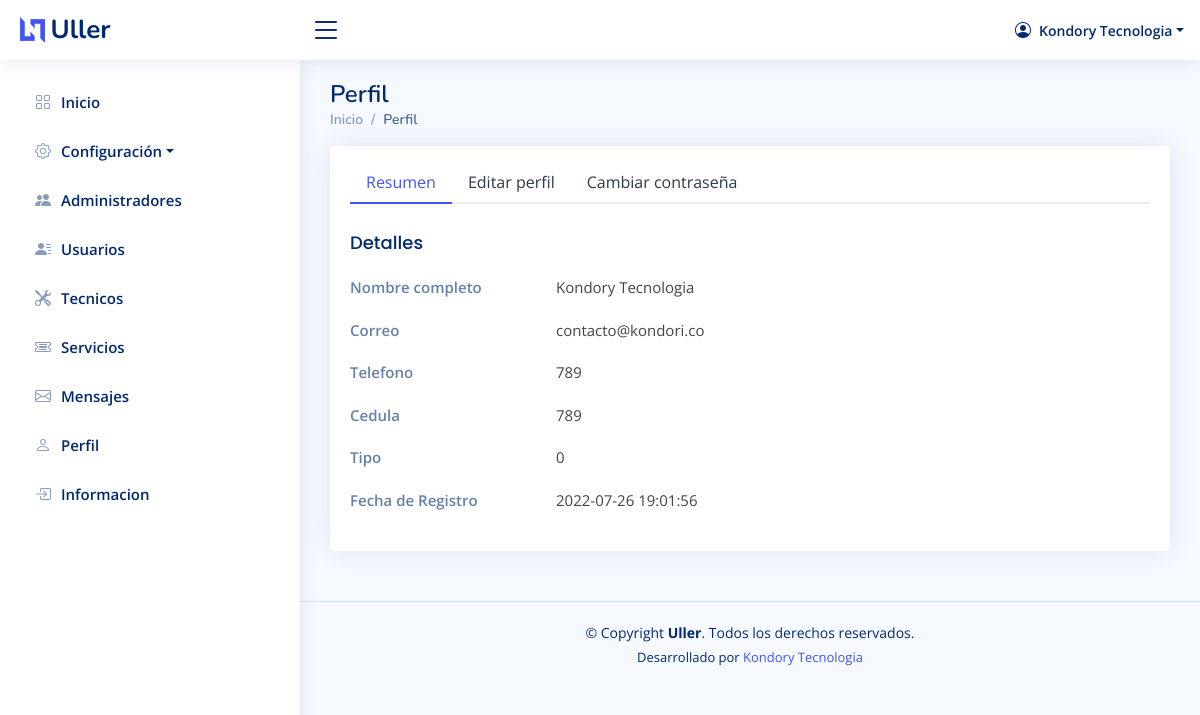
Page /views/admin/users-profile.php (signed in) on the committed database.
### tables this page shows
CREATE TABLE `Administrador` (
  `id_administrador` int(11) NOT NULL,
  `nombre` varchar(255) NOT NULL,
  `correo` varchar(255) NOT NULL,
  `telefono` varchar(255) NOT NULL,
  `cedula` varchar(255) NOT NULL,
  `pass` varchar(255) NOT NULL,
  `estado` int(11) NOT NULL,
  `tipo` int(11) NOT NULL,
  `fecha_registro` datetime NOT NULL DEFAULT current_timestamp()
);

### php/class/Administrador.php (called while the page is built, shortened)
<?php
require_once $_SERVER['DOCUMENT_ROOT'] . '/system/php/model/AdministradorDTO.php';
class Administrador extends System
{
    public static function getAdministradorById($id_administrador)
    {
        $dbh             = parent::Conexion();
        $stmt = $dbh->prepare("SELECT * FROM Administrador WHERE id_administrador = :id_administrador ");
        $stmt->bindParam(':id_administrador', $id_administrador);
        $stmt->setFetchMode(PDO::FETCH_CLASS, 'AdministradorDTO');
        $stmt->execute();
        return  $stmt->fetch();
    }
}

### php/modules/administrator/ServiceAdmin.php (called while the page is built, shortened)
<?php
class ServiceAdmin extends System
{
    public static function getPerfilAdministrador()
    {
        try {
            if (basename($_SERVER['PHP_SELF']) == 'users-profile.php' && ($_SESSION['tipo'] == 0 || $_SESSION['tipo'] == 5)) {
                $id_administrador = $_SESSION['id'];
                $result = Administrador::getAdministradorById($id_administrador);
                return $result;
            }
        } catch (\Exception $e) {
            throw new Exception($e->getMessage());
        }
    }
}

### php/modules/administrator/ControllerAdmin.php (called while the page is built, shortened)
<?php
include_once $_SERVER['DOCUMENT_ROOT'] . '/system/php/modules/administrator/ServiceAdmin.php';
if(isset($_GET)){
    $perfilAdmin          = ServiceAdmin::getPerfilAdministrador();
}

### php/routing/Admin.php (called while the page is built, shortened)
<?php
include_once $_SERVER['DOCUMENT_ROOT'].'/system/php/modules/administrator/ControllerAdmin.php';
?>

### php/model/AdministradorDTO.php (called while the page is built, shortened)
<?php
    class AdministradorDTO {
        protected $nombre;
        protected $cedula;
        protected $correo;
        protected $telefono;
        protected $tipo;
        protected $fecha_registro;
        public function getNombre()
        {
                return $this->nombre;
        }
        public function getCedula()
        {
                return $this->cedula;
        }
        public function getCorreo()
        {
                return $this->correo;
        }
        public function getTelefono()
        {
                return $this->telefono;
        }
        public function getTipo()
        {
                return $this->tipo;
        }
        public function getFecha_registro()
        {
                return $this->fecha_registro;
        }
    }
?>

### views/admin/users-profile.php (the view, shortened to what this page needs)
<?php require_once $_SERVER['DOCUMENT_ROOT'] . '/system/php/routing/Admin.php'; ?>
<!DOCTYPE html>
<html lang="en">
<head>
  <link href="../../assets/vendor/bootstrap/css/bootstrap.min.css" rel="stylesheet">
  <link href="../../assets/vendor/bootstrap-icons/bootstrap-icons.css" rel="stylesheet">
  <link href="../../assets/vendor/boxicons/css/boxicons.min.css" rel="stylesheet">
  <link href="../../assets/vendor/quill/quill.snow.css" rel="stylesheet">
  <link href="../../assets/vendor/quill/quill.bubble.css" rel="stylesheet">
  <link href="../../assets/vendor/remixicon/remixicon.css" rel="stylesheet">
  <link href="../../assets/vendor/simple-datatables/style.css" rel="stylesheet">
  <link href="../../assets/css/style.css" rel="stylesheet">
</head>
<body>
    <?php include_once '../../assets/html/header.php'; ?>
  <?php include '../../assets/html/sidebar-admin.php'; ?>
  <main id="main" class="main">
    <div class="pagetitle">
      <h1>Perfil</h1>
      <nav>
        <ol class="breadcrumb">
          <li class="breadcrumb-item"><a href="index">Inicio</a></li>
          <li class="breadcrumb-item active">Perfil</li>
        </ol>
      </nav>
    </div>
    <section class="section profile">
      <div class="row">
        <div class="col-xl-12">
          <div class="card">
            <div class="card-body pt-3">
              <ul class="nav nav-tabs nav-tabs-bordered">
                <li class="nav-item">
                  <button class="nav-link active" data-bs-toggle="tab" data-bs-target="#profile-overview">Resumen</button>
                </li>
                <li class="nav-item">
                  <button class="nav-link" data-bs-toggle="tab" data-bs-target="#profile-edit">Editar perfil</button>
                </li>
                <li class="nav-item">
                  <button class="nav-link" data-bs-toggle="tab" data-bs-target="#profile-change-password">Cambiar contraseña</button>
                </li>
              </ul>
              <div class="tab-content pt-2">
                <div class="tab-pane fade show active profile-overview" id="profile-overview">
                  <h5 class="card-title">Detalles</h5>
                  <div class="row">
                    <div class="col-lg-3 col-md-4 label ">Nombre completo</div>
                    <div class="col-lg-9 col-md-8"><?= $perfilAdmin->getNombre() ?></div>
                  </div>
                  <div class="row">
                    <div class="col-lg-3 col-md-4 label">Correo</div>
                    <div class="col-lg-9 col-md-8"><?= $perfilAdmin->getCorreo() ?></div>
                  </div>
                  <div class="row">
                    <div class="col-lg-3 col-md-4 label">Telefono</div>
                    <div class="col-lg-9 col-md-8"><?= $perfilAdmin->getTelefono() ?></div>
                  </div>
                  <div class="row">
                    <div class="col-lg-3 col-md-4 label">Cedula</div>
                    <div class="col-lg-9 col-md-8"><?= $perfilAdmin->getCedula() ?></div>
                  </div>
                  <div class="row">
                    <div class="col-lg-3 col-md-4 label">Tipo</div>
                    <div class="col-lg-9 col-md-8"><?= $perfilAdmin->getTipo() ?></div>
                  </div>
                  <div class="row">
                    <div class="col-lg-3 col-md-4 label">Fecha de Registro</div>
                    <div class="col-lg-9 col-md-8"><?= $perfilAdmin->getFecha_registro() ?></div>
                  </div>
                </div>
              </div>
            </div>
          </div>
        </div>
      </div>
    </section>
  </main>
</body>
</html>

### assets/html/header.php (shortened to what this page needs)
<header id="header" class="header fixed-top d-flex align-items-center">
  <div class="d-flex align-items-center justify-content-between">
    <a href="index" class="logo d-flex align-items-center">
      <img src="../assets/img/logo.png" alt="">
      <span class="d-none d-lg-block">Uller</span>
    </a>
    <i class="bi bi-list toggle-sidebar-btn"></i>
  </div>
  <nav class="header-nav ms-auto">
    <ul class="d-flex align-items-center">
      <li class="nav-item dropdown pe-3">
        <a class="nav-link nav-profile d-flex align-items-center pe-0" href="#" data-bs-toggle="dropdown">
          <i class="bi bi-person-circle"></i>
          <span class="d-none d-md-block dropdown-toggle ps-2"><?= $_SESSION['nombre'] ?></span>
        </a>
      </li>
    </ul>
  </nav>
</header>

### assets/html/sidebar-admin.php (shortened to what this page needs)
<aside id="sidebar" class="sidebar">
  <ul class="sidebar-nav" id="sidebar-nav">
    <li class="nav-item">
      <a class="nav-link collapsed" href="../admin/index">
        <i class="bi bi-grid"></i>
        <span>Inicio</span>
      </a>
    </li>
    <li class="nav-item dropdown">
      <a class="nav-link dropdown-toggle collapsed" href="#" role="button" data-bs-toggle="dropdown" aria-expanded="false">
        <i class="bi bi-gear"></i>
        <span>Configuración</span>
      </a>
    </li>
    <li class="nav-item">
      <a class="nav-link collapsed" href="../admin/administrators">
        <i class="bi bi-people-fill"></i>
        <span>Administradores</span>
      </a>
    </li>
    <li class="nav-item">
      <a class="nav-link collapsed" href="../admin/users">
        <i class="bi bi-person-lines-fill"></i>
        <span>Usuarios</span>
      </a>
    </li>
    <li class="nav-item">
      <a class="nav-link collapsed" href="../admin/technicians">
        <i class="bi bi-tools"></i>
        <span>Tecnicos</span>
      </a>
    </li>
    <li class="nav-item">
      <a class="nav-link collapsed" href="../admin/tickets">
        <i class="bi bi-ticket-detailed"></i>
        <span>Servicios</span>
      </a>
    </li>
    <li class="nav-item">
      <a class="nav-link collapsed" href="../admin/messages">
        <i class="bi bi-envelope"></i>
        <span>Mensajes <?= $contadorMensajes; ?></span>
      </a>
    </li>
    <li class="nav-item">
      <a class="nav-link collapsed" href="../admin/users-profile">
        <i class="bi bi-person"></i>
        <span>Perfil</span>
      </a>
    </li>
    <li class="nav-item">
      <a class="nav-link collapsed" href="../admin/information">
        <i class="bi bi-box-arrow-in-right"></i>
        <span>Informacion</span>
      </a>
    </li>
  </ul>
</aside>

### assets/css/style.css (style rules this page uses)
:root { scroll-behavior: smooth; }
body { font-family: "Open Sans", sans-serif; background: #f6f9ff; color: #444444; }
a { color: #4154f1; text-decoration: none; }
h1, h2, h3, h4, h5, h6 { font-family: "Nunito", sans-serif; }
#main { margin-top: 60px; padding: 20px 30px; transition: all 0.3s; }
.pagetitle { margin-bottom: 10px; }
.pagetitle h1 { font-size: 24px; margin-bottom: 0; font-weight: 600; color: #012970; }
.card { margin-bottom: 30px; border: none; border-radius: 5px; box-shadow: 0px 0 30px rgba(1, 41, 112, 0.1); }
.card-title { padding: 20px 0 15px 0; font-size: 18px; font-weight: 500; color: #012970; font-family: "Poppins", sans-serif; }
.card-body { padding: 0 20px 20px 20px; }
.breadcrumb { font-size: 14px; font-family: "Nunito", sans-serif; color: #899bbd; font-weight: 600; }
.breadcrumb a { color: #899bbd; transition: 0.3s; }
.breadcrumb .breadcrumb-item::before { color: #899bbd; }
.breadcrumb .active { color: #51678f; font-weight: 600; }
.nav-tabs-bordered { border-bottom: 2px solid #ebeef4; }
.nav-tabs-bordered .nav-link { margin-bottom: -2px; border: none; color: #2c384e; }
.nav-tabs-bordered .nav-link.active { background-color: #fff; color: #4154f1; border-bottom: 2px solid #4154f1; }
.logo { line-height: 1; }
@media (min-width: 1200px) { .logo { width: 280px; } }
.logo img { max-height: 26px; margin-right: 6px; }
.logo span { font-size: 26px; font-weight: 700; color: #012970; font-family: "Nunito", sans-serif; }
.header { transition: all 0.5s; z-index: 997; height: 60px; box-shadow: 0px 2px 20px rgba(1, 41, 112, 0.1); background-color: #fff; padding-left: 20px; }
.header .toggle-sidebar-btn { font-size: 32px; padding-left: 10px; cursor: pointer; color: #012970; }
.header-nav ul { list-style: none; }
.header-nav>ul { margin: 0; padding: 0; }
.header-nav .nav-profile { color: #012970; }
.header-nav .nav-profile span { font-size: 14px; font-weight: 600; }
.sidebar { position: fixed; top: 60px; left: 0; bottom: 0; width: 300px; z-index: 996; transition: all 0.3s; padding: 20px; overflow-y: auto; scrollbar-width: thin; scrollbar-color: #aab7cf transparent; box-shadow: 0px 0px 20px rgba(1, 41, 112, 0.1); background-color: #fff; }
@media (min-width: 1200px) { #main, #footer { margin-left: 300px; } }
.sidebar-nav { padding: 0; margin: 0; list-style: none; }
.sidebar-nav li { padding: 0; margin: 0; list-style: none; }
.sidebar-nav .nav-item { margin-bottom: 5px; }
.sidebar-nav .nav-link { display: flex; align-items: center; font-size: 15px; font-weight: 600; color: #4154f1; transition: 0.3; background: #f6f9ff; padding: 10px 15px; border-radius: 4px; }
.sidebar-nav .nav-link i { font-size: 16px; margin-right: 10px; color: #4154f1; }
.sidebar-nav .nav-link.collapsed { color: #012970; background: #fff; }
.sidebar-nav .nav-link.collapsed i { color: #899bbd; }
.profile .profile-overview .row { margin-bottom: 20px; font-size: 15px; }
.profile .profile-overview .card-title { color: #012970; }
.profile .profile-overview .label { font-weight: 600; color: rgba(1, 41, 112, 0.6); }
.footer { padding: 20px 0; font-size: 14px; transition: all 0.3s; border-top: 1px solid #cddfff; }
.footer .copyright { text-align: center; color: #012970; }
.footer .credits { padding-top: 5px; text-align: center; font-size: 13px; color: #012970; }

### rows in the picture
administrador: nombre "Kondory Tecnologia", correo "contacto@kondori.co", telefono "789", cedula "789", tipo "0", fecha_registro "2022-07-26 19:01:56"

### other values in the picture
$_SESSION['nombre'] "Kondory Tecnologia"
